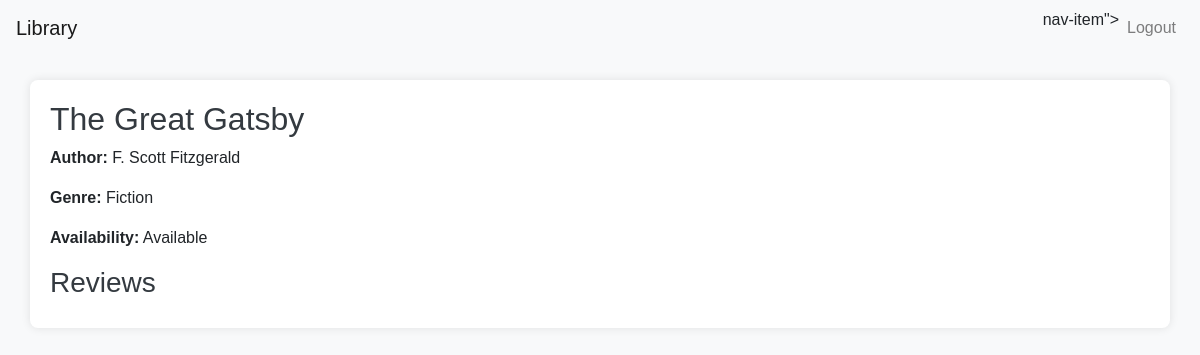
/book/4 (signed in), run on the app's committed database.
### app/models.py (models this page shows)
class Book(db.Model):
    id = db.Column(db.Integer, primary_key=True)
    title = db.Column(db.String(150), nullable=False)
    author = db.Column(db.String(150), nullable=False)
    genre = db.Column(db.String(100), nullable=False)
    availability = db.Column(db.Boolean, default=True)

### app/routes.py (the view)
@main.route('/book/<int:book_id>', methods=['GET'])
@login_required
def book_details(book_id):
    book = Book.query.get_or_404(book_id)
    feedbacks = Feedback.query.filter_by(book_id=book_id).all()
    return render_template('book_details.html', book=book, feedbacks=feedbacks)

### app/__init__.py (called while the page is built)
def create_app():
    app = Flask(__name__)
    app.config['SECRET_KEY'] = 'sinigangmix'
    app.config['SQLALCHEMY_DATABASE_URI'] = 'sqlite:///library.db'
    db.init_app(app)
    login_manager.init_app(app)
    from .models import User
    @login_manager.user_loader
    def load_user(user_id):
        return User.query.get(int(user_id))
    from .routes import main as main_blueprint
    app.register_blueprint(main_blueprint)
    return app

### app/templates/book_details.html (shortened to what this page needs)
{% extends "base.html" %}
{% block content %}
<h2>{{ book.title }}</h2>
<p><strong>Author:</strong> {{ book.author }}</p>
<p><strong>Genre:</strong> {{ book.genre }}</p>
<p><strong>Availability:</strong> {{ 'Available' if book.availability else 'Borrowed' }}</p>
<h3>Reviews</h3>
{% endblock %}

### app/static/css/styles.css (style rules this page uses)
body { font-family: 'Arial', sans-serif; background-color: #f8f9fa; }
h1, h2, h3 { color: #343a40; }

### data on the page
Book: title "The Great Gatsby", author "F. Scott Fitzgerald", genre "Fiction", availability "Available"
